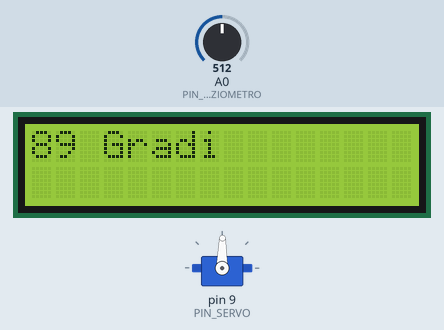
The sketch below on a simulated Arduino Uno, built with avr-gcc and run on an emulated ATmega328P. Parts: servo, 16×2 character LCD. The test bench sets the inputs (shaded band); at power-on: A0 (PIN_POTENZIOMETRO) = 512.

Above: at 1.2 s.
1.3 s: A0 (PIN_POTENZIOMETRO) set to 63
At 2.5 s:
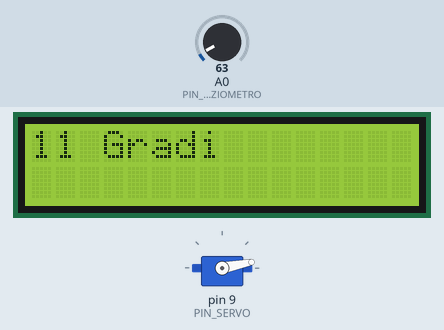
2.8 s: A0 (PIN_POTENZIOMETRO) set to 53
At 4.0 s:
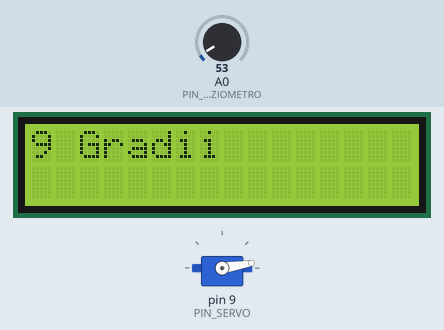
4.3 s: A0 (PIN_POTENZIOMETRO) set to 122
At 4.7 s:
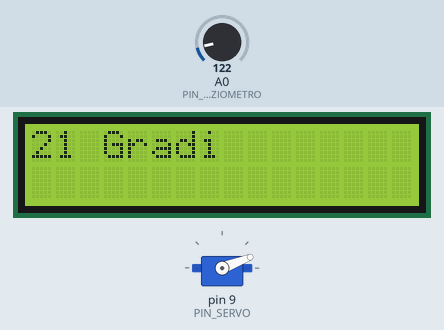
5.8 s: A0 (PIN_POTENZIOMETRO) set to 306
At 6.4 s:
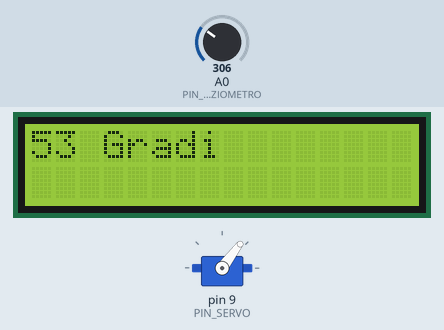
7.3 s: A0 (PIN_POTENZIOMETRO) set to 716
At 8.1 s:
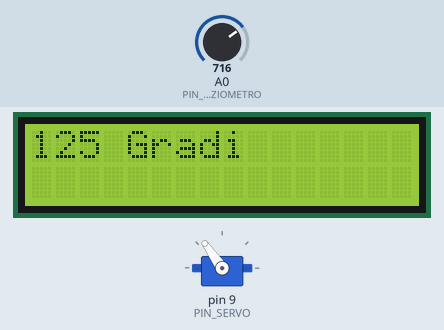
8.8 s: A0 (PIN_POTENZIOMETRO) set to 588
At 9.3 s:
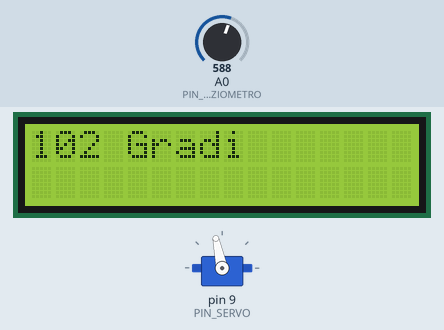
10.3 s: A0 (PIN_POTENZIOMETRO) set to 553
Timing chart, 0 to 12.8 s (numbered marks = the images above; inputs shaded):
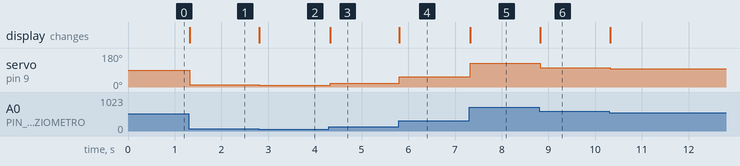

The sketch:

copy_of_fantastic_allis_elzing1.ino
```cpp
//controllo semplice del servo con potenziometro
#include <Adafruit_LiquidCrystal.h>// include la libreria di controllo del displa
#include <Servo.h> //includi libreria per il controllo del servo
#define PIN_SERVO 9 // assegna  col comando define il pin del servo
#define PIN_POTENZIOMETRO A0 // assegna il pin del potenziometro

Servo servo;//da il nome al servo
Adafruit_LiquidCrystal lcd_1(0);// assegna il nome al display
void setup(){
  servo.attach(PIN_SERVO);//inizializza il pin del servo
  lcd_1.begin(16, 2);// inizializza il display
}

void loop(){
  int input = analogRead(PIN_POTENZIOMETRO);// definisce la variabile input come lettura del pin analogico assegnato al potenziometro
  int angolo = map(input, 0, 1023, 0, 179);//effettua lo scaling della rotazione del servo da gradi sessagesimali a bit
  servo.write(angolo);//imposta il servo sui gradi mappati in bit
  lcd_1.setCursor(0,0); //posiziona il cursore per la scrittura
  lcd_1.print(angolo);// stampa a video la nostra variabile angolo
  lcd_1.print(" Gradi");// stampa il testo desiderato
  delay(20);
}
```

Measured:
- the behaviour switches between 58 and 57 on A0 (PIN_POTENZIOMETRO) (found by bisection; images 1 and 2)
- after the input at 1.3 s, servo on pin 9 (PIN_SERVO): 89° → 11° at once; the display: changes at once (image 1)
- after the input at 2.8 s, servo on pin 9 (PIN_SERVO): 11° → 9° at once; the display: changes at once (image 2)
- after the input at 4.3 s, servo on pin 9 (PIN_SERVO): 9° → 21° at once; the display: changes at once (image 3)
- after the input at 5.8 s, servo on pin 9 (PIN_SERVO): 21° → 53° at once; the display: changes at once (image 4)
- after the input at 7.3 s, servo on pin 9 (PIN_SERVO): 53° → 125° at once; the display: changes at once (image 5)
- after the input at 8.8 s, servo on pin 9 (PIN_SERVO): 125° → 102° at once; the display: changes at once (image 6)
- after the input at 10.3 s, servo on pin 9 (PIN_SERVO): 102° → 96° at once
